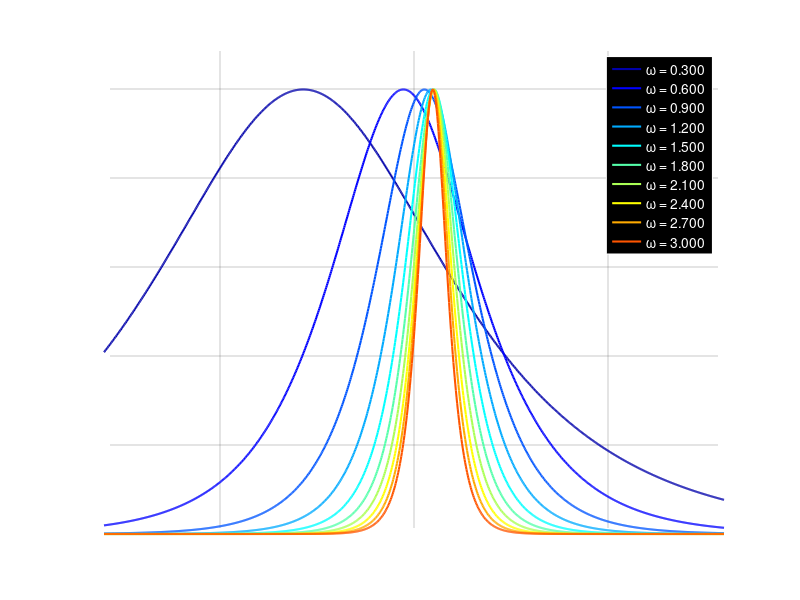
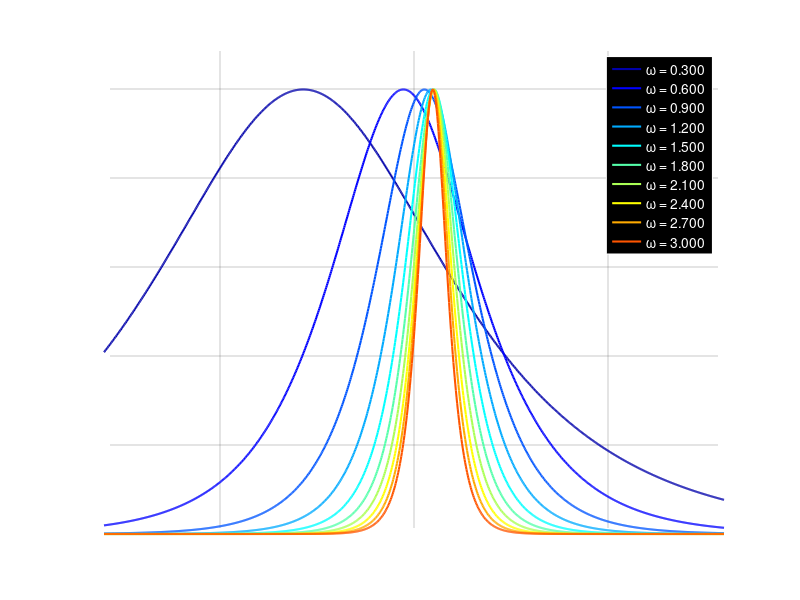
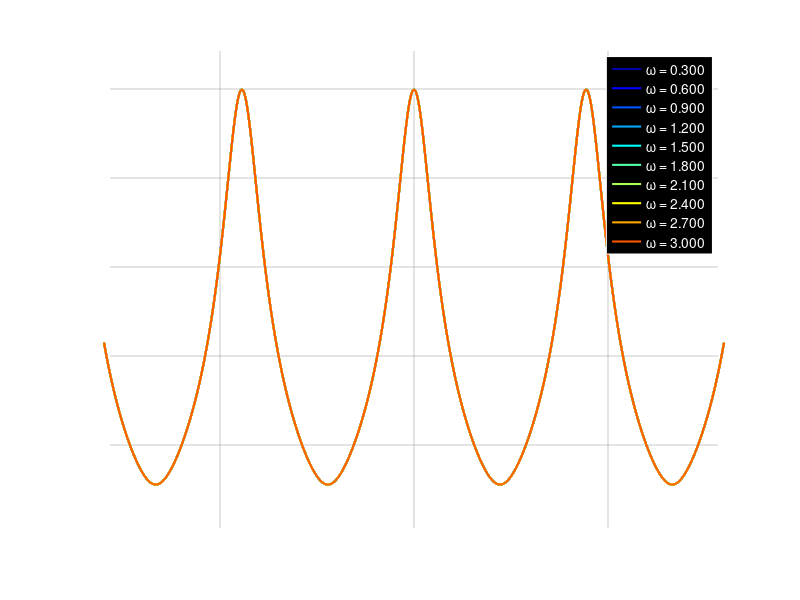
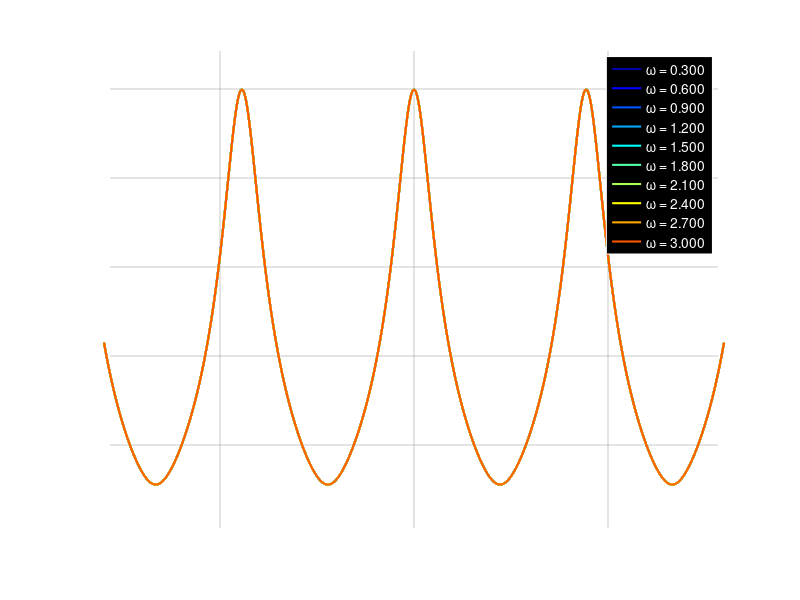

MATLAB code for these plots, in order:
%% S1 Scenario - Bright Soliton - Oscilloscope Style Plots
clear all; close all; clc;

% Parameters - CHANGE ω VALUES HERE AS YOU WANT
w_vals = [0.3, 0.6, 0.9, 1.2, 1.5, 1.8, 2.1, 2.4, 2.7, 3.0];  % You can add/remove any values
% w_vals = 0.5:0.3:3;  % Alternative: automatic range from 0.5 to 3 with step 0.3
% w_vals = [0.5, 1, 1.5, 2, 2.5];  % Or specific values

m=0.5; n=-0.8; d=0.1; g=0.2; c=-0.5;
a=1; b=1; r=0.5; e1=1; s1=1; p0=0.5; p1=0.5; i1=0.5;
l=0; rho=0.01;

alpha = m^2 + 2*(n + d*g);
disp(['Alpha = ', num2str(alpha)]);
disp(['Number of ω values = ', num2str(length(w_vals))]);

% Generate colors automatically for as many curves as needed
colors = jet(length(w_vals));  % Using jet colormap for many distinct colors
% Alternative colormaps: hsv, parula, turbo, lines

% Create folder
if ~exist('soliton_figures_oscilloscope', 'dir')
    mkdir('soliton_figures_oscilloscope');
end

%% Spatial profiles (x-axis, t=0)
fprintf('Calculating spatial profiles (t=0) for %d ω values...\n', length(w_vals));

% Space
x = linspace(-8, 8, 1000);

% Preallocate
L1_x = zeros(length(w_vals), length(x));
L4_x = zeros(length(w_vals), length(x));
L5_x = zeros(length(w_vals), length(x));

for k = 1:length(w_vals)
    w = w_vals(k);
    fprintf('  Computing ω = %.3f...\n', w);
    
    for i = 1:length(x)
        xx = x(i);
        tt = 0;  % Fixed time
        
        % L1 calculation
        theta = w*(xx - m*tt);
        sh = sinh(b*theta);
        ch = cosh(b*theta);
        phi = m*xx + tt/2*(b^2*w^2 - m^2 - 2*d*g) + l + rho*randn;
        den = c*s1^2 + 4*a^2*r^2*w^2*e1^2*(1 + 2*ch.*sh - 2*ch.^2);
        if abs(den)>1e-6
            L1_x(k,i) = abs((4*a*b*r*w^2*s1*e1*(sh - ch))/den * exp(1i*phi));
        end
        
        % L4 calculation
        theta_L4 = (s1*sqrt(c))/(a*p0)*(xx - m*tt);
        phi_L4 = m*xx - tt/(4*a^2*p0^2)*(b^2*c*s1^2 + 2*a^2*m^2*p0^2 + 4*a^2*d*g*p0^2) + l + rho*randn;
        num_L4 = b*s1*(b^2*r^2 - a^2 + 2*a*b*r*sinh(b*theta_L4));
        den_L4 = 2*a*p0*(a^2 + b^2*r^2 - 2*a*b*r*cosh(b*theta_L4));
        if abs(den_L4)>1e-6
            L4_x(k,i) = abs(num_L4/den_L4 * exp(1i*phi_L4));
        end
        
        % L5 calculation
        theta_L5 = (2*i1*sqrt(c))/(b*e1)*(xx - m*tt);
        phi_L5 = m*xx - tt/(2*e1^2)*(m^2*e1^2 + 2*c*i1^2 + 2*d*g*e1^2) + l + rho*randn;
        term1 = sinh(b*theta_L5) - cosh(b*theta_L5);
        term2 = cosh(b*theta_L5) - sinh(b*theta_L5);
        num_L5 = i1*(a*(i1*p1 - s1*e1) + b*r*(i1*p1 + s1*e1)*term1);
        den_L5 = e1*(a*(i1*p1 - s1*e1) + b*r*(i1*p1 + s1*e1)*term2);
        if abs(den_L5)>1e-6
            L5_x(k,i) = abs(-num_L5/den_L5 * exp(1i*phi_L5));
        end
    end
    
    % Normalize each profile
    L1_x(k,:) = L1_x(k,:) / max(L1_x(k,:));
    L4_x(k,:) = L4_x(k,:) / max(L4_x(k,:));
    L5_x(k,:) = L5_x(k,:) / max(L5_x(k,:));
end

%% Temporal profiles (t-axis, x=0)
fprintf('Calculating temporal profiles (x=0) for %d ω values...\n', length(w_vals));

% Time
t = linspace(-3, 3, 1000);

% Preallocate
L1_t = zeros(length(w_vals), length(t));
L4_t = zeros(length(w_vals), length(t));
L5_t = zeros(length(w_vals), length(t));

for k = 1:length(w_vals)
    w = w_vals(k);
    fprintf('  Computing ω = %.3f...\n', w);
    
    for j = 1:length(t)
        xx = 0;  % Fixed position
        tt = t(j);
        
        % L1 calculation
        theta = w*(xx - m*tt);
        sh = sinh(b*theta);
        ch = cosh(b*theta);
        phi = m*xx + tt/2*(b^2*w^2 - m^2 - 2*d*g) + l + rho*randn;
        den = c*s1^2 + 4*a^2*r^2*w^2*e1^2*(1 + 2*ch.*sh - 2*ch.^2);
        if abs(den)>1e-6
            L1_t(k,j) = abs((4*a*b*r*w^2*s1*e1*(sh - ch))/den * exp(1i*phi));
        end
        
        % L4 calculation
        theta_L4 = (s1*sqrt(c))/(a*p0)*(xx - m*tt);
        phi_L4 = m*xx - tt/(4*a^2*p0^2)*(b^2*c*s1^2 + 2*a^2*m^2*p0^2 + 4*a^2*d*g*p0^2) + l + rho*randn;
        num_L4 = b*s1*(b^2*r^2 - a^2 + 2*a*b*r*sinh(b*theta_L4));
        den_L4 = 2*a*p0*(a^2 + b^2*r^2 - 2*a*b*r*cosh(b*theta_L4));
        if abs(den_L4)>1e-6
            L4_t(k,j) = abs(num_L4/den_L4 * exp(1i*phi_L4));
        end
        
        % L5 calculation
        theta_L5 = (2*i1*sqrt(c))/(b*e1)*(xx - m*tt);
        phi_L5 = m*xx - tt/(2*e1^2)*(m^2*e1^2 + 2*c*i1^2 + 2*d*g*e1^2) + l + rho*randn;
        term1 = sinh(b*theta_L5) - cosh(b*theta_L5);
        term2 = cosh(b*theta_L5) - sinh(b*theta_L5);
        num_L5 = i1*(a*(i1*p1 - s1*e1) + b*r*(i1*p1 + s1*e1)*term1);
        den_L5 = e1*(a*(i1*p1 - s1*e1) + b*r*(i1*p1 + s1*e1)*term2);
        if abs(den_L5)>1e-6
            L5_t(k,j) = abs(-num_L5/den_L5 * exp(1i*phi_L5));
        end
    end
    
    % Normalize each profile
    L1_t(k,:) = L1_t(k,:) / max(L1_t(k,:));
    L4_t(k,:) = L4_t(k,:) / max(L4_t(k,:));
    L5_t(k,:) = L5_t(k,:) / max(L5_t(k,:));
end

%% FIGURE 1: Spatial Profiles for L1 (t=0)
fig1 = figure('Position', [100, 100, 1100, 700], 'Color', 'k');
hold on;
for k = 1:length(w_vals)
    plot(x, L1_x(k,:), 'Color', colors(k,:), 'LineWidth', 1.5, 'DisplayName', sprintf('ω = %.3f', w_vals(k)));
end
hold off;
set(gca, 'Color', 'k', 'XColor', 'w', 'YColor', 'w', 'GridColor', [0.3, 0.3, 0.3]);
grid on;
xlabel('Spatial Coordinate (x) →', 'Color', 'w', 'FontSize', 12, 'FontWeight', 'bold');
ylabel('Normalized Intensity |L₁| →', 'Color', 'w', 'FontSize', 12, 'FontWeight', 'bold');
title(sprintf('L₁ Equation - Spatial Profile (t = 0) [%d ω values]', length(w_vals)), 'Color', 'w', 'FontSize', 14, 'FontWeight', 'bold');
legend('Location', 'best', 'TextColor', 'w', 'Color', 'k', 'EdgeColor', 'w', 'FontSize', 8);
xlim([-8, 8]);
ylim([0, 1.1]);
set(gca, 'FontSize', 11, 'LineWidth', 1.5, 'Box', 'on');
saveas(fig1, 'soliton_figures_oscilloscope/Figure1_L1_Spatial_Profile.png');
saveas(fig1, 'soliton_figures_oscilloscope/Figure1_L1_Spatial_Profile.fig');
fprintf('✓ Figure 1 saved: L1_Spatial_Profile (%d curves)\n', length(w_vals));

%% FIGURE 2: Spatial Profiles for L4 (t=0)
fig2 = figure('Position', [150, 150, 1100, 700], 'Color', 'k');
hold on;
for k = 1:length(w_vals)
    plot(x, L4_x(k,:), 'Color', colors(k,:), 'LineWidth', 1.5, 'DisplayName', sprintf('ω = %.3f', w_vals(k)));
end
hold off;
set(gca, 'Color', 'k', 'XColor', 'w', 'YColor', 'w', 'GridColor', [0.3, 0.3, 0.3]);
grid on;
xlabel('Spatial Coordinate (x) →', 'Color', 'w', 'FontSize', 12, 'FontWeight', 'bold');
ylabel('Normalized Intensity |L₄| →', 'Color', 'w', 'FontSize', 12, 'FontWeight', 'bold');
title(sprintf('L₄ Equation - Spatial Profile (t = 0) [%d ω values]', length(w_vals)), 'Color', 'w', 'FontSize', 14, 'FontWeight', 'bold');
legend('Location', 'best', 'TextColor', 'w', 'Color', 'k', 'EdgeColor', 'w', 'FontSize', 8);
xlim([-8, 8]);
ylim([0, 1.1]);
set(gca, 'FontSize', 11, 'LineWidth', 1.5, 'Box', 'on');
saveas(fig2, 'soliton_figures_oscilloscope/Figure2_L4_Spatial_Profile.png');
saveas(fig2, 'soliton_figures_oscilloscope/Figure2_L4_Spatial_Profile.fig');
fprintf('✓ Figure 2 saved: L4_Spatial_Profile (%d curves)\n', length(w_vals));

%% FIGURE 3: Spatial Profiles for L5 (t=0)
fig3 = figure('Position', [200, 200, 1100, 700], 'Color', 'k');
hold on;
for k = 1:length(w_vals)
    plot(x, L5_x(k,:), 'Color', colors(k,:), 'LineWidth', 1.5, 'DisplayName', sprintf('ω = %.3f', w_vals(k)));
end
hold off;
set(gca, 'Color', 'k', 'XColor', 'w', 'YColor', 'w', 'GridColor', [0.3, 0.3, 0.3]);
grid on;
xlabel('Spatial Coordinate (x) →', 'Color', 'w', 'FontSize', 12, 'FontWeight', 'bold');
ylabel('Normalized Intensity |L₅| →', 'Color', 'w', 'FontSize', 12, 'FontWeight', 'bold');
title(sprintf('L₅ Equation - Spatial Profile (t = 0) [%d ω values]', length(w_vals)), 'Color', 'w', 'FontSize', 14, 'FontWeight', 'bold');
legend('Location', 'best', 'TextColor', 'w', 'Color', 'k', 'EdgeColor', 'w', 'FontSize', 8);
xlim([-8, 8]);
ylim([0, 1.1]);
set(gca, 'FontSize', 11, 'LineWidth', 1.5, 'Box', 'on');
saveas(fig3, 'soliton_figures_oscilloscope/Figure3_L5_Spatial_Profile.png');
saveas(fig3, 'soliton_figures_oscilloscope/Figure3_L5_Spatial_Profile.fig');
fprintf('✓ Figure 3 saved: L5_Spatial_Profile (%d curves)\n', length(w_vals));

%% FIGURE 4: Temporal Profiles for L1 (x=0)
fig4 = figure('Position', [100, 100, 1100, 700], 'Color', 'k');
hold on;
for k = 1:length(w_vals)
    plot(t, L1_t(k,:), 'Color', colors(k,:), 'LineWidth', 1.5, 'DisplayName', sprintf('ω = %.3f', w_vals(k)));
end
hold off;
set(gca, 'Color', 'k', 'XColor', 'w', 'YColor', 'w', 'GridColor', [0.3, 0.3, 0.3]);
grid on;
xlabel('Time (t) →', 'Color', 'w', 'FontSize', 12, 'FontWeight', 'bold');
ylabel('Normalized Intensity |L₁| →', 'Color', 'w', 'FontSize', 12, 'FontWeight', 'bold');
title(sprintf('L₁ Equation - Temporal Profile (x = 0) [%d ω values]', length(w_vals)), 'Color', 'w', 'FontSize', 14, 'FontWeight', 'bold');
legend('Location', 'best', 'TextColor', 'w', 'Color', 'k', 'EdgeColor', 'w', 'FontSize', 8);
xlim([-3, 3]);
ylim([0, 1.1]);
set(gca, 'FontSize', 11, 'LineWidth', 1.5, 'Box', 'on');
saveas(fig4, 'soliton_figures_oscilloscope/Figure4_L1_Temporal_Profile.png');
saveas(fig4, 'soliton_figures_oscilloscope/Figure4_L1_Temporal_Profile.fig');
fprintf('✓ Figure 4 saved: L1_Temporal_Profile (%d curves)\n', length(w_vals));

%% FIGURE 5: Temporal Profiles for L4 (x=0)
fig5 = figure('Position', [150, 150, 1100, 700], 'Color', 'k');
hold on;
for k = 1:length(w_vals)
    plot(t, L4_t(k,:), 'Color', colors(k,:), 'LineWidth', 1.5, 'DisplayName', sprintf('ω = %.3f', w_vals(k)));
end
hold off;
set(gca, 'Color', 'k', 'XColor', 'w', 'YColor', 'w', 'GridColor', [0.3, 0.3, 0.3]);
grid on;
xlabel('Time (t) →', 'Color', 'w', 'FontSize', 12, 'FontWeight', 'bold');
ylabel('Normalized Intensity |L₄| →', 'Color', 'w', 'FontSize', 12, 'FontWeight', 'bold');
title(sprintf('L₄ Equation - Temporal Profile (x = 0) [%d ω values]', length(w_vals)), 'Color', 'w', 'FontSize', 14, 'FontWeight', 'bold');
legend('Location', 'best', 'TextColor', 'w', 'Color', 'k', 'EdgeColor', 'w', 'FontSize', 8);
xlim([-3, 3]);
ylim([0, 1.1]);
set(gca, 'FontSize', 11, 'LineWidth', 1.5, 'Box', 'on');
saveas(fig5, 'soliton_figures_oscilloscope/Figure5_L4_Temporal_Profile.png');
saveas(fig5, 'soliton_figures_oscilloscope/Figure5_L4_Temporal_Profile.fig');
fprintf('✓ Figure 5 saved: L4_Temporal_Profile (%d curves)\n', length(w_vals));

%% FIGURE 6: Temporal Profiles for L5 (x=0)
fig6 = figure('Position', [200, 200, 1100, 700], 'Color', 'k');
hold on;
for k = 1:length(w_vals)
    plot(t, L5_t(k,:), 'Color', colors(k,:), 'LineWidth', 1.5, 'DisplayName', sprintf('ω = %.3f', w_vals(k)));
end
hold off;
set(gca, 'Color', 'k', 'XColor', 'w', 'YColor', 'w', 'GridColor', [0.3, 0.3, 0.3]);
grid on;
xlabel('Time (t) →', 'Color', 'w', 'FontSize', 12, 'FontWeight', 'bold');
ylabel('Normalized Intensity |L₅| →', 'Color', 'w', 'FontSize', 12, 'FontWeight', 'bold');
title(sprintf('L₅ Equation - Temporal Profile (x = 0) [%d ω values]', length(w_vals)), 'Color', 'w', 'FontSize', 14, 'FontWeight', 'bold');
legend('Location', 'best', 'TextColor', 'w', 'Color', 'k', 'EdgeColor', 'w', 'FontSize', 8);
xlim([-3, 3]);
ylim([0, 1.1]);
set(gca, 'FontSize', 11, 'LineWidth', 1.5, 'Box', 'on');
saveas(fig6, 'soliton_figures_oscilloscope/Figure6_L5_Temporal_Profile.png');
saveas(fig6, 'soliton_figures_oscilloscope/Figure6_L5_Temporal_Profile.fig');
fprintf('✓ Figure 6 saved: L5_Temporal_Profile (%d curves)\n', length(w_vals));

fprintf('\n========================================\n');
fprintf('✓ ALL 6 OSCILLOSCOPE-STYLE FIGURES SAVED\n');
fprintf('  in "soliton_figures_oscilloscope" folder\n');
fprintf('========================================\n');
fprintf('Total ω values used: %d\n', length(w_vals));
fprintf('ω range: %.3f to %.3f\n', min(w_vals), max(w_vals));
fprintf('\nFIGURES (each has %d curves):\n', length(w_vals));
fprintf('  1. L1 - Spatial Profile (t=0, x-axis)\n');
fprintf('  2. L4 - Spatial Profile (t=0, x-axis)\n');
fprintf('  3. L5 - Spatial Profile (t=0, x-axis)\n');
fprintf('  4. L1 - Temporal Profile (x=0, t-axis)\n');
fprintf('  5. L4 - Temporal Profile (x=0, t-axis)\n');
fprintf('  6. L5 - Temporal Profile (x=0, t-axis)\n');
fprintf('========================================\n');
disp('✨ Complete! ✨');
